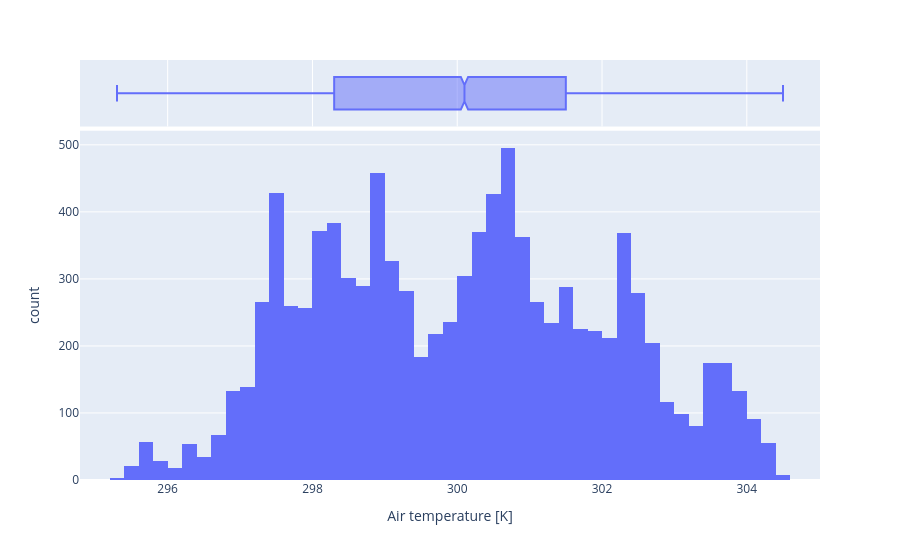

Write notebook code for a chart like this one.
### Code cell
#Histogram of Air temperature [K] with marginal box
px.histogram(ai, x='Air temperature [K]',marginal='box')

### Figure 1 — Plotly figure (JSON) as saved in the notebook; plotly's stock layout.template omitted (floating-point values rounded to 4 significant figures; data arrays with more than 128 entries replaced by an {"elided": "..."} marker saying what was removed)
{"data": [{"alignmentgroup": "True", "bingroup": "x", "hovertemplate": "Air temperature [K]=%{x}<br>count=%{y}<extra></extra>", "legendgroup": "", "marker": {"color": "#636efa", "pattern": {"shape": ""}}, "name": "", "offsetgroup": "", "orientation": "v", "showlegend": false, "type": "histogram", "x": {"elided": "10000 float values"}, "xaxis": "x", "yaxis": "y"}, {"alignmentgroup": "True", "hovertemplate": "Air temperature [K]=%{x}<extra></extra>", "legendgroup": "", "marker": {"color": "#636efa"}, "name": "", "notched": true, "offsetgroup": "", "showlegend": false, "type": "box", "x": {"elided": "10000 float values"}, "xaxis": "x2", "yaxis": "y2"}], "layout": {"barmode": "relative", "legend": {"tracegroupgap": 0}, "margin": {"t": 60}, "xaxis": {"anchor": "y", "domain": [0, 1], "title": {"text": "Air temperature [K]"}}, "xaxis2": {"anchor": "y2", "domain": [0, 1], "matches": "x", "showgrid": true, "showticklabels": false}, "yaxis": {"anchor": "x", "domain": [0, 0.8316], "title": {"text": "count"}}, "yaxis2": {"anchor": "x2", "domain": [0.8416, 1], "matches": "y2", "showgrid": false, "showline": false, "showticklabels": false, "ticks": ""}}}
